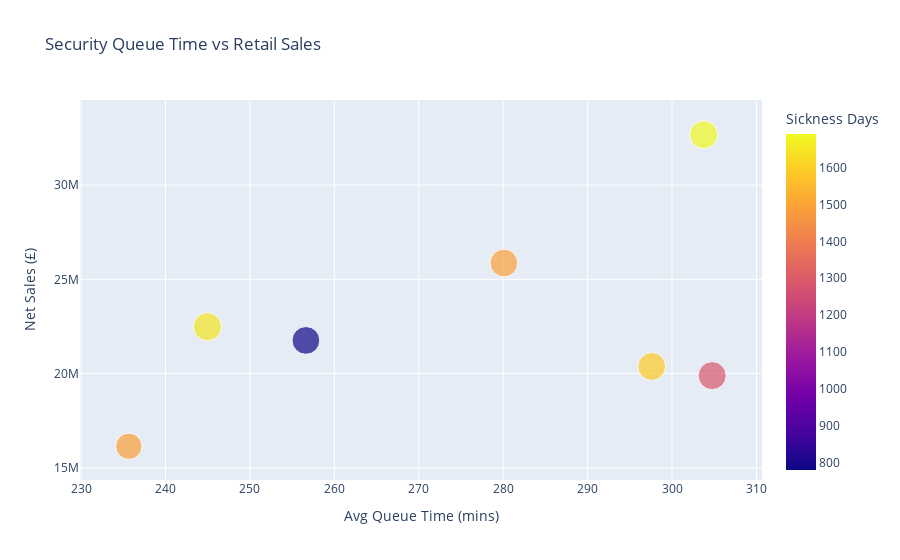

Notebook code for this chart:
### Code cell
# Scatter plot for understanding how queue times relate to sales
fig2 = px.scatter(merged_data, x="QTime", y="Net Sales Amt", size="ATV", color="quantityInDays",
                 title="Security Queue Time vs Retail Sales",
                 labels={"QTime": "Avg Queue Time (mins)", "Net Sales Amt": "Net Sales (£)", "quantityInDays": "Sickness Days"})
fig2.show()

### Figure 1 — Plotly figure (JSON) as saved in the notebook; plotly's stock layout.template omitted (floating-point values rounded to 4 significant figures)
{"data": [{"hovertemplate": "Avg Queue Time (mins)=%{x}<br>Net Sales (£)=%{y}<br>ATV=%{marker.size}<br>Sickness Days=%{marker.color}<extra></extra>", "legendgroup": "", "marker": {"color": [1691, 1491, 1292, 1648, 1487, 1592.0, 780], "coloraxis": "coloraxis", "size": [8493.0, 8332.0, 8516.0, 8616.0, 7469.0, 8412.0, 8314.0], "sizemode": "area", "sizeref": 21.54, "symbol": "circle"}, "mode": "markers", "name": "", "orientation": "v", "showlegend": false, "type": "scatter", "x": [303.7, 280.1, 304.8, 245.0, 235.7, 297.6, 256.6], "xaxis": "x", "y": [32670000.0, 25870000.0, 19890000.0, 22490000.0, 16150000.0, 20380000.0, 21760000.0], "yaxis": "y"}], "layout": {"autosize": true, "coloraxis": {"colorbar": {"title": {"text": "Sickness Days"}}, "colorscale": [[0, "#0d0887"], [0.1111, "#46039f"], [0.2222, "#7201a8"], [0.3333, "#9c179e"], [0.4444, "#bd3786"], [0.5556, "#d8576b"], [0.6667, "#ed7953"], [0.7778, "#fb9f3a"], [0.8889, "#fdca26"], [1, "#f0f921"]]}, "legend": {"itemsizing": "constant", "tracegroupgap": 0}, "title": {"text": "Security Queue Time vs Retail Sales"}, "xaxis": {"anchor": "y", "autorange": true, "domain": [0, 1], "range": [230.3, 310.2], "title": {"text": "Avg Queue Time (mins)"}, "type": "linear"}, "yaxis": {"anchor": "x", "autorange": true, "domain": [0, 1], "range": [13170000.0, 35770000.0], "title": {"text": "Net Sales (£)"}, "type": "linear"}}}
